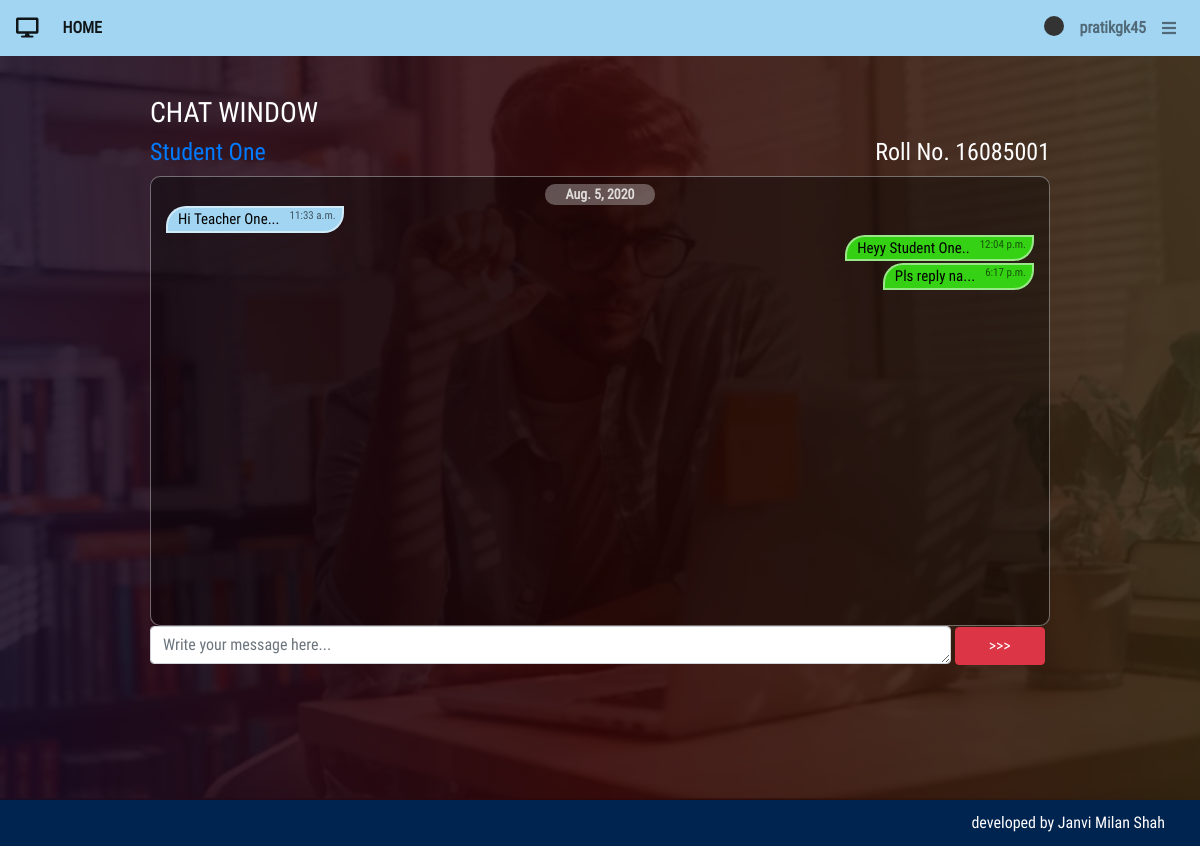
The page /classroom/23/chat (signed in) on the database its author committed.
### classroom/models.py (models this page shows, shortened)
class User(AbstractUser):
    is_student = models.BooleanField(default=False)
    is_teacher = models.BooleanField(default=False)

class Student(models.Model):
    user = models.OneToOneField(User,on_delete=models.CASCADE,primary_key=True,related_name='Student')
    name = models.CharField(max_length=250)
    roll_no = models.CharField(max_length=50)
    email = models.EmailField(max_length=254)
    phone = models.IntegerField()
    student_profile_pic = models.ImageField(upload_to="classroom/student_profile_pic",blank=True)
    class Meta:
        ordering = ['roll_no']

class Message(models.Model):
    student = models.ForeignKey(Student,related_name='messages',on_delete=models.CASCADE)
    teacher = models.ForeignKey(Teacher,related_name='messages',on_delete=models.CASCADE)
    sent_by_teacher = models.BooleanField(default=False)
    created_at = models.DateTimeField(auto_now=True)
    message = models.TextField()
    message_html = models.TextField(editable=False)
    class Meta:
        ordering = ['created_at']

### classroom/views.py (the view)
# urls.py: path('<int:pk>/chat',views.messages_list,name="messages_list"),
@login_required
def messages_list(request,pk):
	is_student = request.user.is_student
	receiver = ''
	if is_student:
		teacher = get_object_or_404(models.Teacher,pk=pk)
		receiver = teacher
		if request.method == "POST":
			form = MessageForm(request.POST)
			if form.is_valid():
				mssg = form.save(commit=False)
				mssg.teacher = teacher
				mssg.student = request.user.Student
				mssg.sent_by_teacher = False
				mssg.save()
				print(str(pk))
				return HttpResponseRedirect(reverse('classroom:messages_list', args=(pk,)))
		else:
			form = MessageForm()
	else:
		student = get_object_or_404(models.Student,pk=pk)
		receiver = student
		if request.method == "POST":
			form = MessageForm(request.POST)
			if form.is_valid():
				mssg = form.save(commit=False)
				mssg.student = student
				mssg.teacher = request.user.Teacher
				mssg.sent_by_teacher = True
				mssg.save()
				print(str(pk))
				return HttpResponseRedirect(reverse('classroom:messages_list', args=(pk,)))
		else:
			form = MessageForm()
	return render(request, 'classroom/messages_list.html', {'form':form,'receiver':receiver})

### classroom/forms.py
class MessageForm(forms.ModelForm):
    class Meta():
        model = Message
        fields = ['message']

### classroom/templatetags/common.py (called while the page is built)
@register.tag(name='set')
def set_var(parser, token):
	parts = token.split_contents()
	if len(parts) < 4:
		raise template.TemplateSyntaxError("'set' tag must be of the form : {% set <var_name> = <var_value> %}")
	return SetVarNode(parts[1], parts[3])

	def render(self, context):
		try:
			value = template.Variable(self.var_value).resolve(context)
		except template.VariableDoesNotExist:
			value = ""
		context[self.var_name] = value
		return ""

### template/classroom/messages_list.html (shortened to what this page needs)
{% extends "classroom/base.html" %}
{% load bootstrap4 %}
{% load static %}
{% load common %}
{% block content %}
	<div class="use-content">
		<div class="contain">
		    <div class="change_pwd chat_window">
		    	<h3>CHAT WINDOW</h3>
		    	<h4>
		    		{% if request.user.is_student %}
			    		<a href="{% url 'classroom:teacher_detail' pk=receiver.user.pk %}" target="_blank" style="text-decoration: none;">{{ receiver.name }}</a>
			    	{% else %}
			    		<a href="{% url 'classroom:student_detail' pk=receiver.user.pk %}" target="_blank" style="text-decoration: none;">{{ receiver.name }}</a>
			    		<span style="float: right;">Roll No. {{ receiver.roll_no }}</span>
			    	{% endif %}
		    	</h4>
				<div class="chat_box">
					<div class="chats">
						{% if receiver.messages.count == 0 %}
							<div style="width: 100%;">
								<p style="text-align: center;font-style: italic;">No Messages Yet</p>
				    		</div>
						{% else %}
							{% with prev_date="" %}
								{% for mssg in receiver.messages.all %}
									{% ifnotequal prev_date mssg.created_at.date %}
										<div class="date_box">
											<div class="date_tag">{{ mssg.created_at.date }}</div>
										</div>
										{% set prev_date = mssg.created_at.date %}
									{% endifnotequal %}
						    		<div class="message_box">
						    			{% if mssg.sent_by_teacher %}
											{% if request.user.is_student %}
												{% set message_class = 'message_tag received_message' %}
											{% else %}
												{% set message_class = 'message_tag sent_message' %}
											{% endif %}
										{% else %}
											{% if request.user.is_student %}
												{% set message_class = 'message_tag sent_message' %}
											{% else %}
												{% set message_class = 'message_tag received_message' %}
											{% endif %}
										{% endif %}
										<div class="{{ message_class }}" style="display: inline;">
											<div class="message_text">{{ mssg.message }}
												<div class="message_time">{{ mssg.created_at.time }}</div>
											</div>
							    		</div>
						    		</div>
						  		{% endfor %}
						  	{% endwith %}
						{% endif %}
					</div>
				</div>
				<form method="post">
					    <textarea name="message" rows="1" placeholder="Write your message here... " class="form-control" title="" required id="id_message"></textarea>
					    <input type="submit" class="btn btn-danger" value=">>>">
		  		</form>
		    </div>
		</div>
	</div>
{% endblock %}

### template/classroom/navbar.html (shortened to what this page needs)
<nav class="navbar navbar-expand navbar-light">
    <a class="navbar-brand" href=""><i class="fas fa-desktop"></i></a>
    <div class="collapse navbar-collapse" id="collapsibleNavId">
        <ul class="navbar-nav mr-auto mt-2 mt-lg-0">
            <li class="nav-item active">
                <a class="nav-link" href="{% url 'home' %}">HOME</a>
            </li>
        </ul>
        <div class="navbar-nav ml-auto">
        	<li class="nav-item">
                <a class="nav-link" href="{% url 'user_guide' %}"><div class="sk-pulse"></div></a>
            </li>
        	{% if user.is_authenticated %}
        		<li class="nav-item">
        			{% if user.is_teacher %}
	                	<a class="nav-link" href="{% url 'classroom:teacher_detail' pk=user.pk %}">{{ user.username }}</a>
	                {% else %}
	                	<a class="nav-link" href="{% url 'classroom:student_detail' pk=user.pk %}">{{ user.username }}</a>
	                {% endif %}
	            </li>
	            <li class="nav-item">
	                <i class="nav-link fa fa-bars menu" style="cursor: pointer;margin-top: 4px;"></i>
	            </li>
        	{% endif %}
        </div>
    </div>
</nav>

### static/css/style.css (style rules this page uses)
html, body { height: 100%; padding: 0; margin: 0; color: white; }
html { background-color: #00316b; background-size: cover; }
body { font-family: custom_font !important; overflow: hidden; background: linear-gradient(90deg, rgba(131,58,180,.6) 0%, rgba(253,29,29,.6) 50%, rgba(252,176,69,.6) 100%), url('../images/homeimg.PNG'); background-size: cover; }
h1,h2,h3,h4,h5,h6 { font-weight: bold; }
.navbar { background-color: #a2d5f2; z-index: 40; }
.nav-link { font-weight: bold; }
.use-content { height: 100%; color: white; margin-top: -10px; }
.use-content .contain { background-color: rgba(0, 0, 0, 0.7); width: 100%; height: 100%; }
.change_pwd { user-select: none; width: 100%; height: 100%; padding-left: 150px; padding-right: 150px; padding-top: 50px; }
.sk-pulse { --sk-size: 20px; }
.chat_box { margin-top: 10px; background-color: rgba(0,0,0,.4); padding: 5px; height: 60%; overflow: auto; border-radius: 10px; border: 1px solid rgba(200,200,200,.5); }
.message_box { width: 100%; overflow: auto; margin: 0; margin-bottom: 2px; padding-left: 10px; padding-right: 10px; }
.message_tag { border-radius: 20px; border-bottom-left-radius: 0; border-top-right-radius: 0; padding-left: 10px; padding-right: 6px; }
.sent_message { background-color: rgba(57, 255, 20, .8); border: 2px solid rgba(255,255,255,.5); float: right; text-align: left; max-width: 60%; color: black; }
.received_message { color: black; background-color: #a2d5f2; border: 2px solid rgba(255,255,255,.5); float: left; text-align: left; max-width: 60%; }
.message_text { font-size: 15px; overflow-wrap: break-word; }
.message_time { font-size: 11px; float: right; margin: 0; padding-left: 10px; }
.message_time { color: rgba(0,0,0,.6); }
.date_box { width: 100%; text-align: center; }
.date_tag { display: inline-block; padding-left: 20px; padding-right: 20px; border-radius: 10px; margin: 0 auto; width: auto; font-size: 14px; font-weight: bold; color: rgba(255,255,255,.8); background-color: rgba(255,255,255,.3); }
.chat_window textarea { display: inline-block; width: 89%; resize: all; }
.chat_window input[type=submit] { display: inline-block; width: 10%; margin-top: -28px; }

### rows shown on the page
User: username "pratikgk45"
Student: name "Student One", roll_no "16085001"
Message: created_at "Aug. 5, 2020", message "Hi Teacher One...", created_at.time "11:33 a.m."
Message: message "Heyy Student One..", created_at.time "12:04 p.m."
Message: message "Pls reply na...", created_at.time "6:17 p.m."
